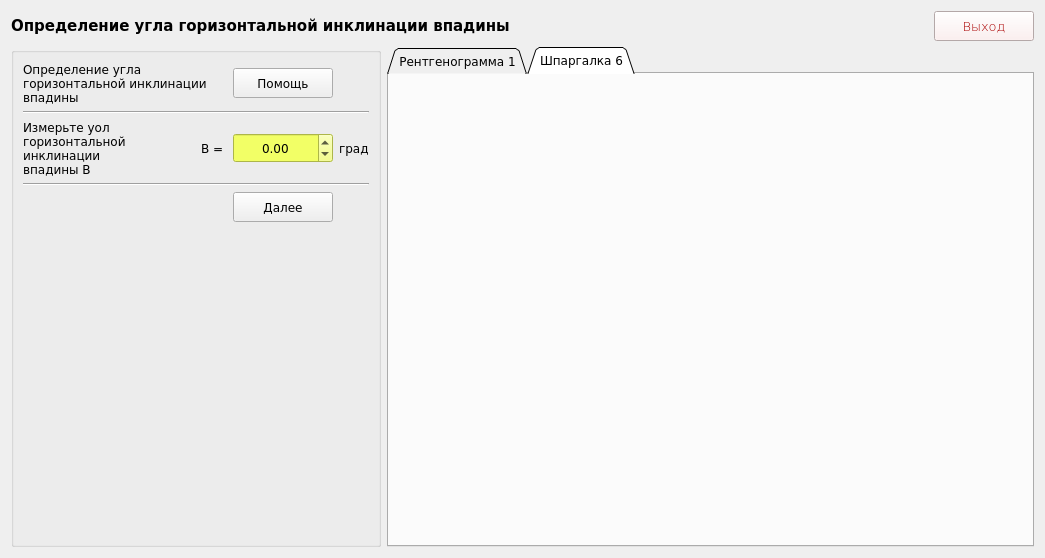
<?xml version="1.0" encoding="UTF-8"?>
<ui version="4.0">
 <class>Form5</class>
 <widget class="QWidget" name="Form5">
  <property name="geometry">
   <rect>
    <x>0</x>
    <y>0</y>
    <width>1045</width>
    <height>554</height>
   </rect>
  </property>
  <property name="windowTitle">
   <string>Form</string>
  </property>
  <property name="styleSheet">
   <string notr="true"/>
  </property>
  <layout class="QGridLayout" name="gridLayout">
   <item row="0" column="0" colspan="2">
    <widget class="QLabel" name="label_12">
     <property name="minimumSize">
      <size>
       <width>0</width>
       <height>30</height>
      </size>
     </property>
     <property name="font">
      <font>
       <family>Verdana</family>
       <pointsize>11</pointsize>
       <weight>75</weight>
       <italic>false</italic>
       <bold>true</bold>
      </font>
     </property>
     <property name="styleSheet">
      <string notr="true">font: 75 11pt &quot;Verdana&quot;;
font-weight: bold;</string>
     </property>
     <property name="text">
      <string>Определение угла горизонтальной инклинации впадины</string>
     </property>
    </widget>
   </item>
   <item row="1" column="1" colspan="2">
    <widget class="QTabWidget" name="tabWidget">
     <property name="minimumSize">
      <size>
       <width>500</width>
       <height>500</height>
      </size>
     </property>
     <property name="font">
      <font>
       <family>Verdana</family>
       <pointsize>9</pointsize>
      </font>
     </property>
     <property name="tabShape">
      <enum>QTabWidget::Triangular</enum>
     </property>
     <property name="currentIndex">
      <number>1</number>
     </property>
     <widget class="QWidget" name="tab">
      <attribute name="title">
       <string>Рентгенограмма 1</string>
      </attribute>
     </widget>
     <widget class="QWidget" name="tab_2">
      <attribute name="title">
       <string>Шпаргалка 6</string>
      </attribute>
     </widget>
    </widget>
   </item>
   <item row="0" column="2">
    <widget class="QPushButton" name="pushButton_5">
     <property name="maximumSize">
      <size>
       <width>100</width>
       <height>50</height>
      </size>
     </property>
     <property name="font">
      <font>
       <family>Verdana</family>
       <pointsize>10</pointsize>
       <weight>9</weight>
       <italic>false</italic>
       <bold>false</bold>
      </font>
     </property>
     <property name="cursor">
      <cursorShape>PointingHandCursor</cursorShape>
     </property>
     <property name="styleSheet">
      <string notr="true">background-color: #fcebeb;
font: 75 10pt &quot;Verdana&quot;;
color: rgb(170, 0, 0);</string>
     </property>
     <property name="text">
      <string>Выход</string>
     </property>
    </widget>
   </item>
   <item row="1" column="0">
    <widget class="QGroupBox" name="groupBox">
     <property name="minimumSize">
      <size>
       <width>370</width>
       <height>0</height>
      </size>
     </property>
     <property name="maximumSize">
      <size>
       <width>370</width>
       <height>16777215</height>
      </size>
     </property>
     <property name="font">
      <font>
       <family>Verdana</family>
       <pointsize>9</pointsize>
      </font>
     </property>
     <property name="title">
      <string/>
     </property>
     <layout class="QGridLayout" name="gridLayout_2">
      <item row="2" column="3">
       <widget class="QLabel" name="label_6">
        <property name="font">
         <font>
          <family>Verdana</family>
          <pointsize>9</pointsize>
         </font>
        </property>
        <property name="text">
         <string>град</string>
        </property>
       </widget>
      </item>
      <item row="0" column="0" colspan="2">
       <widget class="QLabel" name="label_2">
        <property name="font">
         <font>
          <family>Verdana</family>
          <pointsize>9</pointsize>
         </font>
        </property>
        <property name="text">
         <string>Определение угла горизонтальной инклинации впадины</string>
        </property>
        <property name="wordWrap">
         <bool>true</bool>
        </property>
       </widget>
      </item>
      <item row="4" column="2">
       <widget class="QPushButton" name="pushButton_4">
        <property name="minimumSize">
         <size>
          <width>100</width>
          <height>30</height>
         </size>
        </property>
        <property name="maximumSize">
         <size>
          <width>100</width>
          <height>16777215</height>
         </size>
        </property>
        <property name="font">
         <font>
          <family>Verdana</family>
          <pointsize>9</pointsize>
         </font>
        </property>
        <property name="cursor">
         <cursorShape>PointingHandCursor</cursorShape>
        </property>
        <property name="text">
         <string>Далее</string>
        </property>
       </widget>
      </item>
      <item row="2" column="0">
       <widget class="QLabel" name="label_3">
        <property name="font">
         <font>
          <family>Verdana</family>
          <pointsize>9</pointsize>
         </font>
        </property>
        <property name="text">
         <string>Измерьте уол горизонтальной инклинации впадины В</string>
        </property>
        <property name="wordWrap">
         <bool>true</bool>
        </property>
       </widget>
      </item>
      <item row="0" column="2">
       <widget class="QPushButton" name="pushButton_2">
        <property name="minimumSize">
         <size>
          <width>100</width>
          <height>30</height>
         </size>
        </property>
        <property name="maximumSize">
         <size>
          <width>100</width>
          <height>16777215</height>
         </size>
        </property>
        <property name="font">
         <font>
          <family>Verdana</family>
          <pointsize>9</pointsize>
         </font>
        </property>
        <property name="cursor">
         <cursorShape>PointingHandCursor</cursorShape>
        </property>
        <property name="text">
         <string>Помощь</string>
        </property>
       </widget>
      </item>
      <item row="2" column="1">
       <widget class="QLabel" name="label_5">
        <property name="font">
         <font>
          <family>Verdana</family>
          <pointsize>9</pointsize>
         </font>
        </property>
        <property name="text">
         <string>                B = </string>
        </property>
       </widget>
      </item>
      <item row="2" column="2">
       <widget class="QDoubleSpinBox" name="doubleSpinBox">
        <property name="minimumSize">
         <size>
          <width>0</width>
          <height>30</height>
         </size>
        </property>
        <property name="font">
         <font>
          <family>Verdana</family>
          <pointsize>9</pointsize>
         </font>
        </property>
        <property name="styleSheet">
         <string notr="true">background-color: #f2ff66;
</string>
        </property>
        <property name="alignment">
         <set>Qt::AlignCenter</set>
        </property>
        <property name="minimum">
         <double>-10000.000000000000000</double>
        </property>
        <property name="maximum">
         <double>10000.989999999999782</double>
        </property>
        <property name="singleStep">
         <double>0.100000000000000</double>
        </property>
       </widget>
      </item>
      <item row="5" column="2">
       <spacer name="verticalSpacer">
        <property name="font">
         <font>
          <family>Verdana</family>
          <pointsize>9</pointsize>
         </font>
        </property>
        <property name="orientation">
         <enum>Qt::Vertical</enum>
        </property>
        <property name="sizeHint" stdset="0">
         <size>
          <width>20</width>
          <height>40</height>
         </size>
        </property>
       </spacer>
      </item>
      <item row="1" column="0" colspan="4">
       <widget class="Line" name="line">
        <property name="font">
         <font>
          <family>Verdana</family>
          <pointsize>9</pointsize>
         </font>
        </property>
        <property name="orientation">
         <enum>Qt::Horizontal</enum>
        </property>
       </widget>
      </item>
      <item row="3" column="0" colspan="4">
       <widget class="Line" name="line_2">
        <property name="font">
         <font>
          <family>Verdana</family>
          <pointsize>9</pointsize>
         </font>
        </property>
        <property name="orientation">
         <enum>Qt::Horizontal</enum>
        </property>
       </widget>
      </item>
     </layout>
    </widget>
   </item>
  </layout>
 </widget>
 <resources/>
 <connections/>
</ui>
